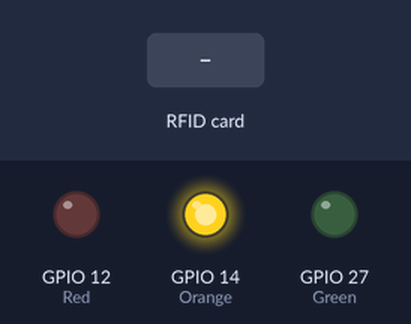
The sketch below on a simulated ESP32. On the bench: output pins drawn as LEDs (lit = HIGH). Inputs (shaded band) come from the test bench. WiFi joins after 1.5 s; servers stay silent unless stated; uploads are accepted with an empty reply; what the sketch prints to the serial monitor is not drawn.

Above: at 0.1 s.
At 2.7 s:
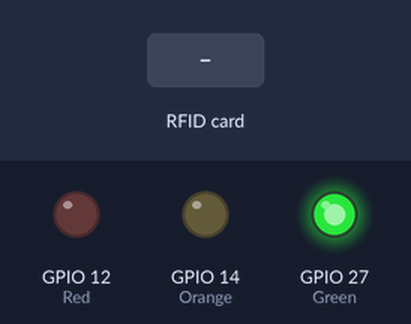
2.8 s: RFID card 5E 7A 19 C4 held to the reader
At 4.9 s:
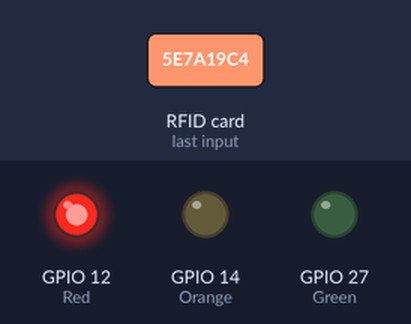
Timing chart, 0 to 6.4 s (numbered marks = the images above; inputs shaded):
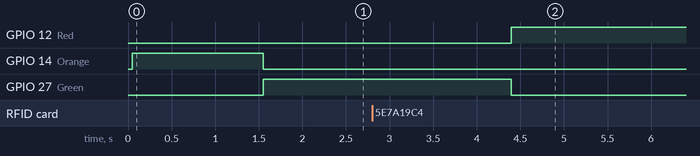

The sketch:

FinalProject.ino
```cpp
#include <SPI.h>
#include <RFID.h>
#include <stdio.h>
#include <WiFi.h>

//Définition du serveur et des mots de passes wifi
WiFiServer server(80);
const char* ssid = "Thibault";
const char* password = "Bonjour1";
const char* site = "78.233.161.137";

//Définition des leds
int Red = 12;
int Orange = 14;
int Green = 27;
int repeat = 0; //Pour faire clignoter une led

//Définition du verrain
int relay = 3;
int relay2 = 4;
int timeMaxMotor = 4000;
int sizeMaxMotor = 40;
int timeMotorPush = 0;

String texte; // Variable qui enregistrera le texte reçu du site web
RFID monModuleRFID(5,0);
int AdminUID = 766; //Ici L'UID admin de la carte pour débloquer tous les antivoles
int UID[5]={};
int SaveUID = 0; //Ici l'UID qui est enregistré dans l'antivol quand il est fermé
int Card = 0;
bool isClosed = false; //Ici vérifie si l'entivol est fermé ou ouvert

String request(String idCard){
  texte = "";
  // Conexion au serveur et envoi de la requète
  WiFiClient client;
  const int httpPort = 8999;
  if (!client.connect(site, httpPort)) {
    return "Connection au serveur echouée.";
    digitalWrite(Red, LOW);
    digitalWrite(Orange, HIGH);
    digitalWrite(Green, LOW);
  }
  // Maintenant on envoie la requete au serveur
  client.print(String("GET http://78.233.161.137:8999/Request/request.php?identifiant=" + idCard + "&HTTPversion="));
  client.println(String("HTTP/1.1"));
  client.print(String("Host: "));
  client.println(String(site));
  client.println(String("Connection: close"));
  unsigned long timeout = millis();
  while (client.available() == 0) {
    if (millis() - timeout > 1000) {  // Si timeout
      client.stop();
      return "Timeout du client !";
      digitalWrite(Red, LOW);
      digitalWrite(Orange, HIGH);
      digitalWrite(Green, LOW);
    }
  }

  // On lit les lignes que le serveur nous envoie
  while(client.available()) {
    texte += client.readStringUntil('\r');
  }
  return(texte);
}

void actionMotor(int bicicleSize){
  int sizeMotorPush = sizeMaxMotor - bicicleSize;
  timeMotorPush = timeMaxMotor/sizeMaxMotor*sizeMotorPush;
  digitalWrite(relay2, HIGH);
  digitalWrite(relay, LOW);
  delay(timeMotorPush);
  digitalWrite(relay2, LOW);
  digitalWrite(relay, LOW);
}

void resetMotor(){
  digitalWrite(relay2, LOW);
  digitalWrite(relay, HIGH);
  delay(timeMotorPush);
  digitalWrite(relay2, LOW);
  digitalWrite(relay, LOW);
}

void setup()
{
  Serial.begin(115200);
  SPI.begin();
  monModuleRFID.init();

    Serial.println("");
  Serial.println("Démmarrage");

  //On active les leds et on allume la led orange
  pinMode(Red, OUTPUT);
  pinMode(Orange, OUTPUT);
  pinMode(Green, OUTPUT);
  digitalWrite(Red, LOW);
  digitalWrite(Orange, HIGH);
  digitalWrite(Green, LOW);

  // On commence par se connecter au réseau WiFi
  Serial.print("Connexion au réseau WiFi ");
  Serial.print(ssid);

  WiFi.begin(ssid, password);

  while (WiFi.status() != WL_CONNECTED) {
    delay(500);
    Serial.print(".");
  }

  Serial.println("");
  Serial.println("Connexion au WiFi réussie !");
  Serial.print("Adresse IP locale de l'ESP : ");
  Serial.println(WiFi.localIP());

  digitalWrite(Red, LOW);
  digitalWrite(Orange, LOW);
  digitalWrite(Green, HIGH);
}

void loop()
{
    if (monModuleRFID.isCard()) {
          if (monModuleRFID.readCardSerial()) {
            for(int i=0;i<=4;i++)
            {
              UID[i]=monModuleRFID.serNum[i];
            }
          }
          Card = 0;
          Card = UID[0] + UID[1] + UID[2] + UID[3];

          if (request(String(Card)) != "false" || Card == AdminUID)
          {
              if (isClosed == false) //Vérifie si l'antivol est ouvert
              {
                //Lance la fermeture du système
                SaveUID = Card; //Enregistre l'UID de la carte
                Serial.println(F("Fermé"));//On signal l'utilisateur
                digitalWrite(Red, HIGH);
                digitalWrite(Orange, LOW);
                digitalWrite(Green, LOW);
                actionMotor(request(String(Card)).toInt()); //On récupère la taille de la roue puis on lance la fonction pour ajuster la hauteur
                isClosed = true; //Définit la fermeture sur oui
              }else if (Card == SaveUID || Card == AdminUID){ //vérfie si la carte est la bonne pour ouvrir l'antivol ou que c'est la carte Admin
                //Lance l'ouverture du système
                SaveUID = 0; //Supprime l'UID enregistré
                Serial.println(F("Ouvert"));
                digitalWrite(Red, LOW);
                digitalWrite(Orange, LOW);
                digitalWrite(Green, HIGH);
                resetMotor(); //On remet le verrain à son état initial
                isClosed = false; //Définit la fermeture sur non
              }else{ //Une fois toutes les conditions passés cela veut dire que la carte n'est pas bonne
                Serial.println(F("Cette carte n'est pas la bonne"));
                repeat = 0;
                while(repeat <= 3){  //Permet de faire clignoter la led rouge
                  digitalWrite(Red, HIGH);
                  delay(150);
                  digitalWrite(Red, LOW);
                  delay(150);
                  repeat++; // incrémente la variable
                }
              }
          }
          else
          {
            Serial.print(Card);
            repeat = 0;
            while(repeat <= 3){  //Permet de faire clignoter la led rouge
              digitalWrite(Red, HIGH);
              delay(150);
              digitalWrite(Red, LOW);
              delay(150);
              repeat++; // incrémente la variable
            }
          }
          monModuleRFID.halt();
    }
    delay(500);
}
```

Measured:
- after the input at 2.8 s, GPIO 12 (Red): LOW → HIGH after 1.6 s; GPIO 27 (Green): HIGH → LOW after 1.6 s
